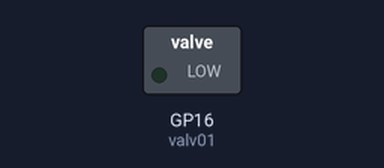
Simulated run of this program. Board: Raspberry Pi Pico running MicroPython. Parts: switched loads named in the program (green lamp = pin HIGH).

Above: at 0.1 s.
At 2.1 s:
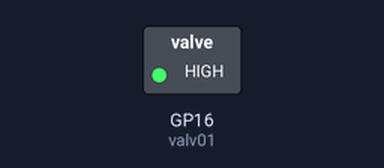
Timing chart, 0 to 3.6 s (numbered marks = the images above):
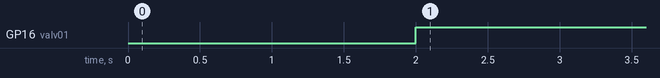

Measured:
- by itself, GP16 (valv01): LOW → HIGH at 2.0 s

The program:

timer02.py
```python
from machine import Pin, Timer
import neopixel

valv01 = Pin(16, Pin.OUT) # verde

def ligar(t):
    valv01.on()

def desligar(t):
    valv01.off()

Timer1 = Timer(period = 2000, callback=ligar)
Timer1 = Timer(period = 4000, callback=desligar)

while True:
    pass
```
